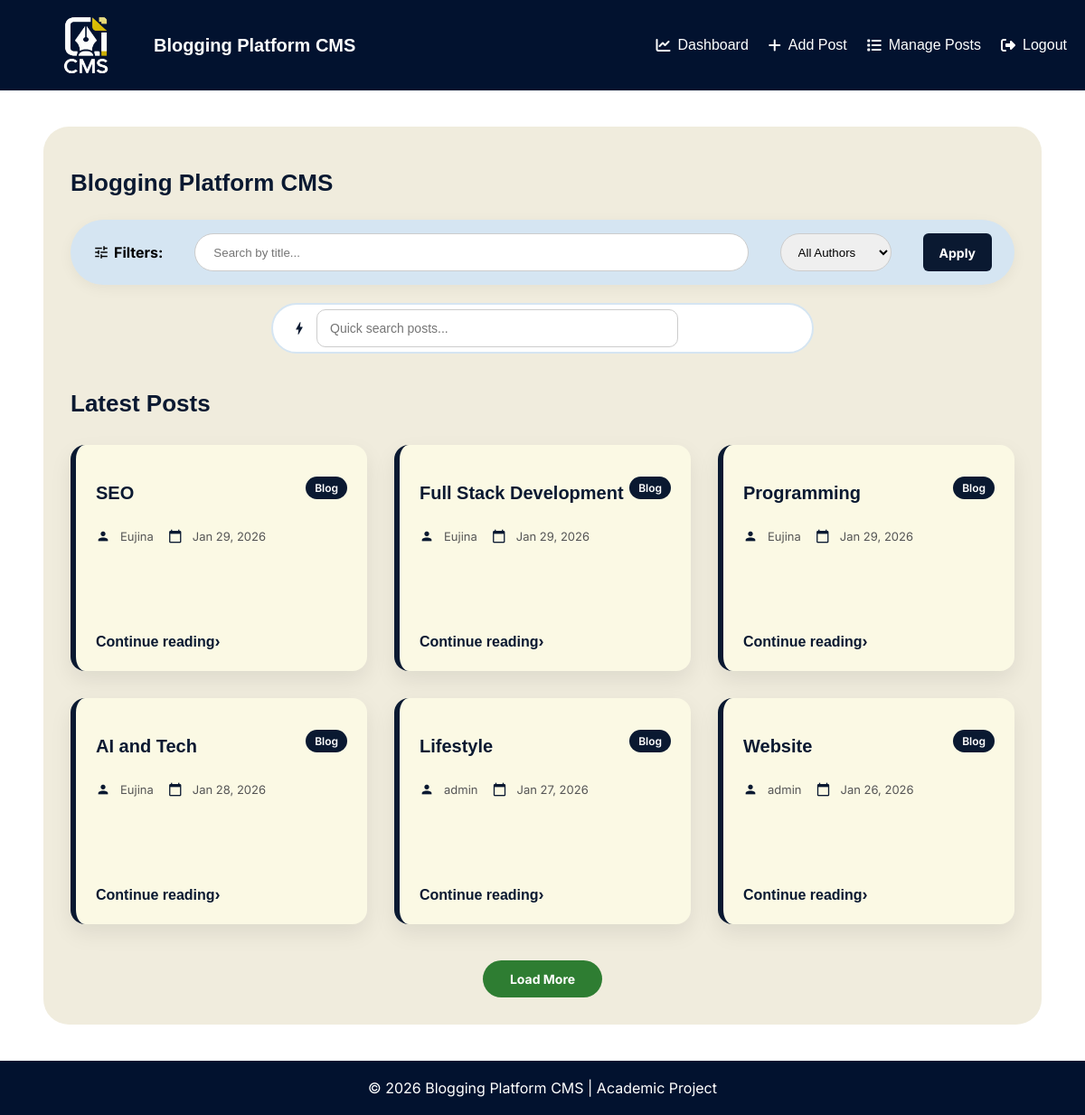
The page / on the database its author committed.
### tables this page shows
CREATE TABLE `posts` (
  `id` int(11) NOT NULL,
  `title` varchar(255) NOT NULL,
  `content` text NOT NULL,
  `author_id` int(11) NOT NULL,
  `category_id` int(11) DEFAULT NULL,
  `created_at` timestamp NOT NULL DEFAULT current_timestamp(),
  `updated_at` timestamp NULL DEFAULT NULL
);

CREATE TABLE `users` (
  `id` int(11) NOT NULL,
  `username` varchar(50) NOT NULL,
  `password` varchar(255) NOT NULL,
  `role` varchar(20) DEFAULT 'admin',
  `created_at` timestamp NOT NULL DEFAULT current_timestamp()
);

### public/index.php (the view, shortened to what this page needs)
<?php
require_once "../config/db.php";
require_once '../includes/header.php';
$sql = "
    SELECT posts.id, posts.title, posts.created_at, users.username AS author
    FROM posts
    JOIN users ON posts.author_id = users.id
    WHERE 1
";
$params = [];
$sql .= " ORDER BY posts.created_at DESC LIMIT 6";
$stmt = $pdo->prepare($sql);
$stmt->execute($params);
$posts = $stmt->fetchAll(PDO::FETCH_ASSOC);
$hasResults = count($posts) > 0;
?>
<div class="container">
    <h1 class="page-title">Blogging Platform CMS</h1>
    <div class="search-wrapper">
    <form method="GET" action="index.php" class="advanced-search-bar card">
        <div class="search-item">
            <span class="material-icons">tune</span>
            <strong>Filters:</strong>
        </div>
        <div class="search-item flex-grow">
            <input type="text" name="keyword" placeholder="Search by title..." value="<?= htmlspecialchars($_GET['keyword'] ?? '') ?>">
        </div>
        <div class="search-item">
            <select name="author">
                <option value="">All Authors</option>
            </select>
        </div>
        <button class="btn btn-primary">Apply</button>
    </form>
    <div class="live-search-container">
        <div class="live-search-input-wrapper">
            <span class="material-icons">bolt</span>
            <input type="text" id="liveSearch" placeholder="Quick search posts..." autocomplete="off">
        </div>
    </div>
</div>
    <h2 class="section-title">Latest Posts</h2>
    <div id="posts" class="post-grid">
    <?php foreach ($posts as $post): ?>
    <article class="post-card">
    <div class="post-header">
        <h3 class="post-title"><?= htmlspecialchars($post['title']) ?></h3>
        <span class="post-badge">Blog</span>
    </div>
    <div class="post-meta">
        <span class="material-icons">person</span>
        <?= htmlspecialchars($post['author'] ?? 'Admin') ?>
        <span class="material-icons" style="margin-left:10px">calendar_today</span>
        <?= date('M d, Y', strtotime($post['created_at'] ?? date('Y-m-d'))) ?>
    </div>
    <a class="read-more" href="post.php?id=<?= $post['id'] ?>">
        Continue reading
    </a>
</article>
    <?php endforeach; ?>
</div>
    <?php if ($hasResults && count($posts) === 6): ?>
        <button id="loadMore" class="btn btn-success">Load More</button>
    <?php endif; ?>
</div>
<?php require_once '../includes/footer.php'; ?>

### includes/header.php (shortened to what this page needs)
<!DOCTYPE html>
<html lang="en">
<head>
    <link rel="stylesheet" href="https://cdnjs.cloudflare.com/ajax/libs/font-awesome/6.5.1/css/all.min.css">
    <link rel="stylesheet" href="../assets/css/style.css">
</head>
<body>
<header class="main-header">
    <div class="header-left">
        <img src="../assets/images/LogoCMS.png" alt="Blog CMS Logo" class="logo">
        <h1 class="app-title">Blogging Platform CMS</h1>
    </div>
    <nav id="mainNav">
        <a href="../public/dashboard.php"><i class="fa-solid fa-chart-line"></i> Dashboard</a>
        <a href="../public/add_post.php"><i class="fa-solid fa-plus"></i> Add Post</a>
        <a href="../public/manage.php"><i class="fa-solid fa-list"></i> Manage Posts</a>
        <a href="../public/logout.php"><i class="fa-solid fa-right-from-bracket"></i> Logout</a>
    </nav>
</header>
<div class="wrapper">

### includes/footer.php
</div>
<footer>
    © 2026 Blogging Platform CMS | Academic Project
</footer>
</body>
</html>

### rows shown on the page
posts: title "SEO", author.username "Eujina"
posts: title "Full Stack Development", author.username "Eujina"
posts: title "Programming", author.username "Eujina"
posts: title "AI and Tech", author.username "Eujina"
posts: title "Lifestyle", author.username "admin"
posts: title "Website", author.username "admin"
